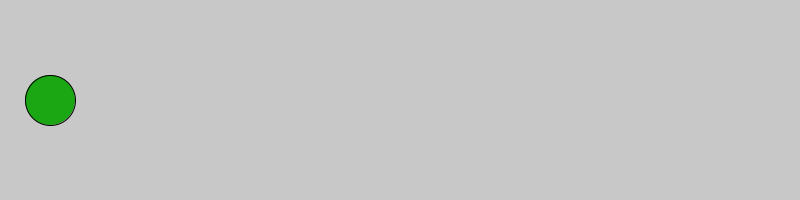
Frame 1 (no input)
Frame 60 (the mouse pressed at the canvas centre just before this capture): identical to frame 1, image omitted
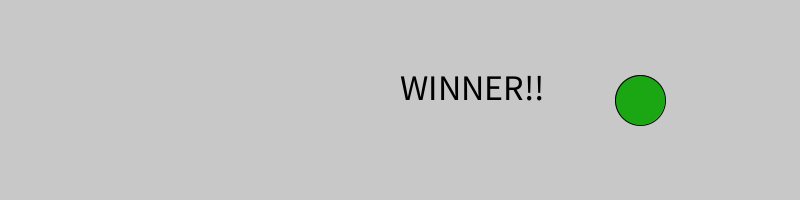
Frame 120 (the mouse held since frame 60 and released just before this capture)

The Processing sketch that drew these frames (run headless with seeded random() and noise(); from frame 60 on, the mouse is pressed at the canvas centre):

// Processing sketch: dot_race
// ── dot_race.pde
/*** When you are done, this program will draw an ellipse 
     that travels across the screen when the mouse is pressed.
***/

  /***********  SOUND ***************
   * Some computers are unable to play sounds. 
   * If you cannot play sound on this computer, set canPlaySounds to false.
   * If you are not sure, ask your teacher 
   * *****************/
  boolean canPlaySounds = true;

int x;

void setup() {
    size(800, 200);
    
    //1. Set the variable named x to 50.
    x=50;
}

void draw() {

	background(200,200,200);
 
    //2. Draw an ellipse of height and width 50. Make sure to use the x variable for its X position. 
    //   Pick a y value that places it half way down the window.
    fill(#1BA714);
    ellipse(x,100,50,50);
    //3. Make the ellipse a nice color

    //4. If the mouse is pressed change the x value so that the dot moves to the right
      if (mousePressed) {
        x+=10;
      }
    //5. If your dot moves slowly, make it move faster. If it moves too quickly, slow it down
    //  (you have to figure out what part of your code to change)

    //6. Use an if statement to play a sound (ding) when your dot crosses the finish line (right side of window).
    //   A playSound() method is provided (you have to uncomment the code at the bottom of this program to get this to work)
   if (x>=600) {
      fill(0);
  textSize(36);
  text("WINNER!!", width/2, height/2);
   }



  
 
}
